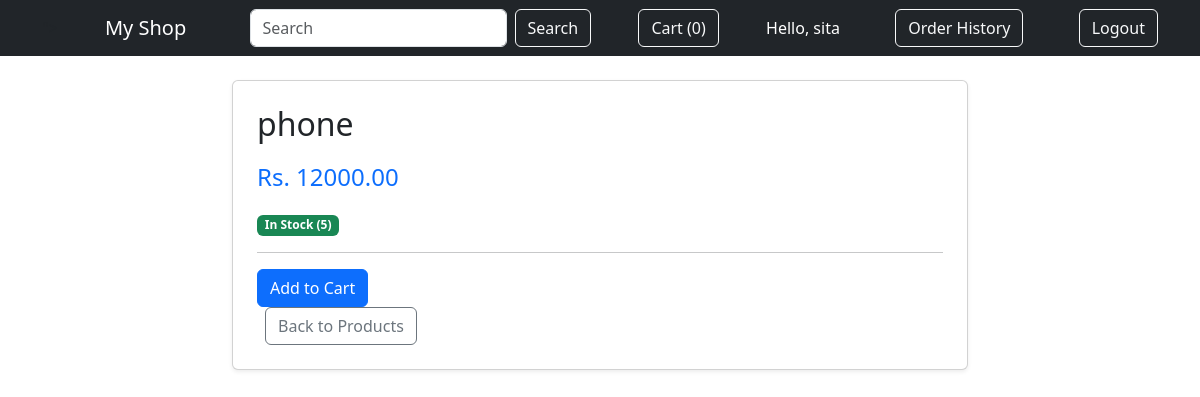
/phone/ (signed in), run on the app's committed database.
### store/models.py (models this page shows, shortened)
class Product(models.Model):
    category = models.ForeignKey(Category, related_name='products', on_delete=models.CASCADE)
    name = models.CharField(max_length=200)
    slug = models.SlugField(max_length=200, unique=True)
    description = models.TextField(blank=True)
    price = models.DecimalField(max_digits=10, decimal_places=2)
    stock = models.PositiveIntegerField()
    available = models.BooleanField(default=True)
    image = models.ImageField(upload_to='products/', blank=True, null=True)
    created = models.DateTimeField(auto_now_add=True)
    updated = models.DateTimeField(auto_now=True)
    class Meta:
        ordering = ['-created']

### store/views.py (the view)
# urls.py: path('<slug:slug>/', views.product_detail, name='product_detail'),
def product_detail(request, slug):
    product = get_object_or_404(Product, slug=slug, available=True)
    return render(request, 'store/product_detail.html', {'product': product})

### cart/cart.py (called while the page is built)
    def __len__(self):
        return sum(int(item['quantity']) for item in self.cart.values())

### cart/context_processors.py (called while the page is built)
def cart(request):
    return {'cart': Cart(request)}

### store/templates/store/product_detail.html (shortened to what this page needs)
{% extends 'store/base.html' %}
{% block content %}
<div class="row justify-content-center">
    <div class="col-md-8">
        <div class="card shadow-sm">
            <div class="card-body p-4">
                <h2 class="card-title mb-3">{{ product.name }}</h2>
                <p class="fs-4 text-primary">Rs. {{ product.price }}</p>
                <p>
                    {% if product.stock > 0 %}
                        <span class="badge bg-success">In Stock ({{ product.stock }})</span>
                    {% else %}
                        <span class="badge bg-danger">Out of Stock</span>
                    {% endif %}
                </p>
                <hr>
                {% if product.stock > 0 %}
                    <form action="{% url 'cart:cart_add' product.id %}" method="post">
                        <button type="submit" class="btn btn-primary">Add to Cart</button>
                    </form>
                {% else %}
                    <button class="btn btn-secondary" disabled>Out of Stock</button>
                {% endif %}
                <a href="/" class="btn btn-outline-secondary ms-2">Back to Products</a>
            </div>
        </div>
    </div>
</div>
{% endblock %}

### store/templates/store/base.html (shortened to what this page needs)
<!DOCTYPE html>
<html>
<head>
    <link href="https://cdn.jsdelivr.net/npm/bootstrap@5.3.3/dist/css/bootstrap.min.css" rel="stylesheet">
</head>
<body>
    <nav class="navbar navbar-dark bg-dark mb-4">
        <div class="container d-flex justify-content-between align-items-center">     ">
            <a class="navbar-brand text-white text-decoration-none" href="/">My Shop</a>
            <form class="d-flex" method="get" action="{% url 'store:product_list' %}">
                <input class="form-control me-2" type="search" placeholder="Search" aria-label="Search" name="q" value="{{ request.GET.q }}">
                <button class="btn btn-outline-light" type="submit">Search</button>
            </form>
            <a href="{% url 'cart:cart_detail' %}" class="btn btn-outline-light">
                Cart ({{ cart|length }})
            </a>
            {% if user.is_authenticated %}
            <span class="text-white me-2">Hello, {{ user.username }}</span>
                <a href="{% url 'orders:order_history' %}" class="btn btn-outline-light me-2">Order History</a>
                <a href="{% url 'accounts:logout' %}" class="btn btn-outline-light">Logout</a>
            {% else %}
                <a href="{% url 'accounts:login' %}" class="btn btn-outline-light me-2">Login</a>
                <a href="{% url 'accounts:signup' %}" class="btn btn-outline-light">Sign Up</a>
            {% endif %}
        </div>
    </nav>
    <div class="container">
        {% block content %}
        {% endblock %}
    </div>
</body>
</html>

### data on the page
Product: name "phone", price "12000.00", stock "5"

### other printed values
{{ cart|length }} "0"
{{ user.username }} "sita"
